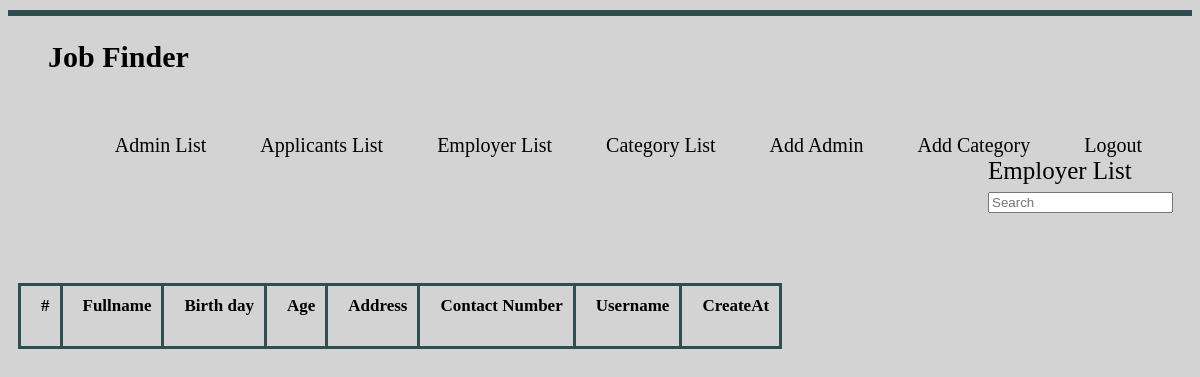
/pages/employer-list.php (signed in), run on an earlier commit of the app's database.
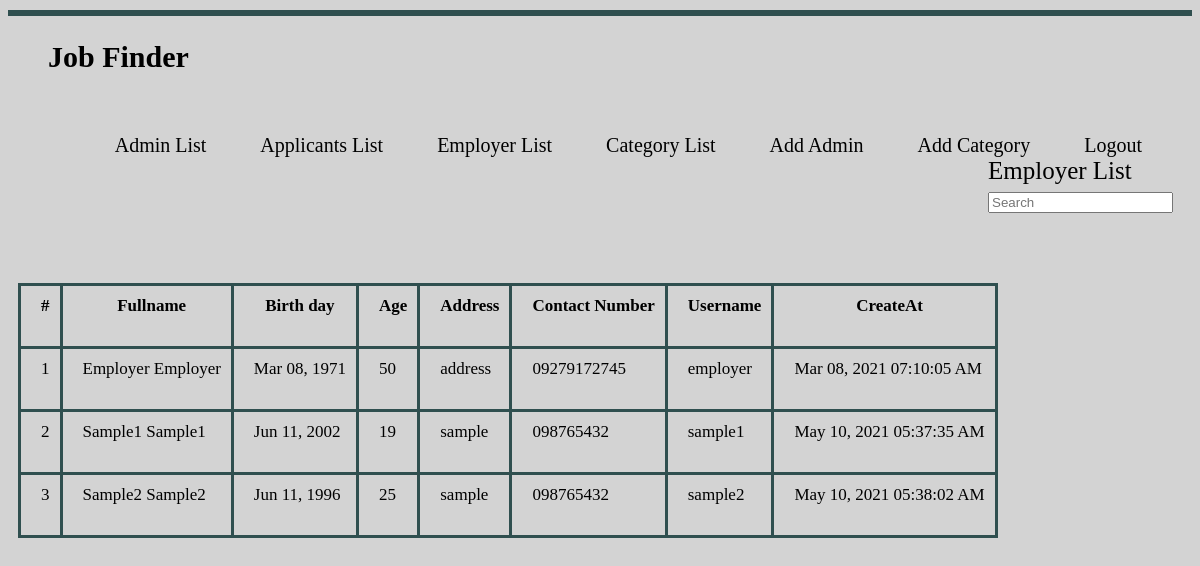
And on a later commit of the database.
### tables this page shows
CREATE TABLE `users` (
  `id` int(11) NOT NULL,
  `fname` varchar(52) NOT NULL,
  `lname` varchar(52) NOT NULL,
  `bday` date DEFAULT NULL,
  `address` varchar(100) NOT NULL,
  `cnum` varchar(32) NOT NULL,
  `expertise` varchar(52) NOT NULL,
  `uname` varchar(32) NOT NULL,
  `pass` varchar(100) NOT NULL,
  `hiredby` int(11) DEFAULT NULL,
  `usertype` text NOT NULL,
  `createAt` timestamp NOT NULL DEFAULT current_timestamp() ON UPDATE current_timestamp()
);

### pages/employer-list.php (the view, shortened to what this page needs)
<?php
include "../back/connect.php";
?>
<!DOCTYPE html>
<html lang="en">
<head>
</head>
<body>
    <?php
    include_once("admin-nav.php");
    ?>
    <div class="min">
        <div class="mon">
            <div class="man">
        <label>Employer List</label>
        <input id='myInput' onkeyup='searchTable()' type='text' placeholder="Search">
    </div>
        <table id='myTable'>
            <thead>
                <tr>
                    <th>#</th>
                    <th>Fullname</th>
                    <th>Birth day</th>
                    <th>Age</th>
                    <th>Address</th>
                    <th>Contact Number</th>
                    <th>Username</th>
                    <th>CreateAt</th>
                </tr>
            </thead>
            <tbody>
                <?php
                $q = $con->query("SELECT * FROM users WHERE usertype ='employer'");
                $count = 1;
                while ($res = $q->fetch_object()) {
                ?>
                    <tr class="tr">
                        <td><?php echo $count ?></td>
                        <td><?php echo strtoupper($res->fname[0]) . substr($res->fname, 1, strlen($res->fname) - 1) . " " . strtoupper($res->lname[0]) . substr($res->lname, 1, strlen($res->lname) - 1);;  ?></td>
                        <td><?php echo date("M d, Y", strtotime(str_replace('-', '/', $res->bday))) ?></td>
                        <td>
                            <?php
                            $age = date("Y") - date("Y", strtotime(str_replace('-', '/', $res->bday)));
                            if ($age == 0) {
                                echo "";
                            } else {
                                echo $age;
                            }
                            ?>
                        </td>
                        <td><?php echo $res->address ?></td>
                        <td><?php echo $res->cnum ?></td>
                        <td><?php echo $res->uname ?></td>
                        <td><?php echo date("M d, Y h:i:s A", strtotime(str_replace('-', '/', $res->createAt))) ?></td>
                    </tr>
                <?php
                    $count++;
                } ?>
            </tbody>
        </table>
    </div>
</div>
</body>
</html>

What changed in the data, as far as the page shows it:
added users: fname "E", substr($res->fname,1,strlen($res->fname)-1) "mployer", lname "E", substr($res->lname,1,strlen($res->lname)-1) "mployer", bday "Mar 08, 1971", bday "50", address "address", cnum "09279172745", uname "employer", createAt "Mar 08, 2021 07:10:05 AM"
added users: fname "S", substr($res->fname,1,strlen($res->fname)-1) "ample1", lname "S", substr($res->lname,1,strlen($res->lname)-1) "ample1", bday "Jun 11, 2002", bday "19", address "sample", cnum "098765432", uname "sample1", createAt "May 10, 2021 05:37:35 AM"
added users: fname "S", substr($res->fname,1,strlen($res->fname)-1) "ample2", lname "S", substr($res->lname,1,strlen($res->lname)-1) "ample2", bday "Jun 11, 1996", bday "25", address "sample", cnum "098765432", uname "sample2", createAt "May 10, 2021 05:38:02 AM"
